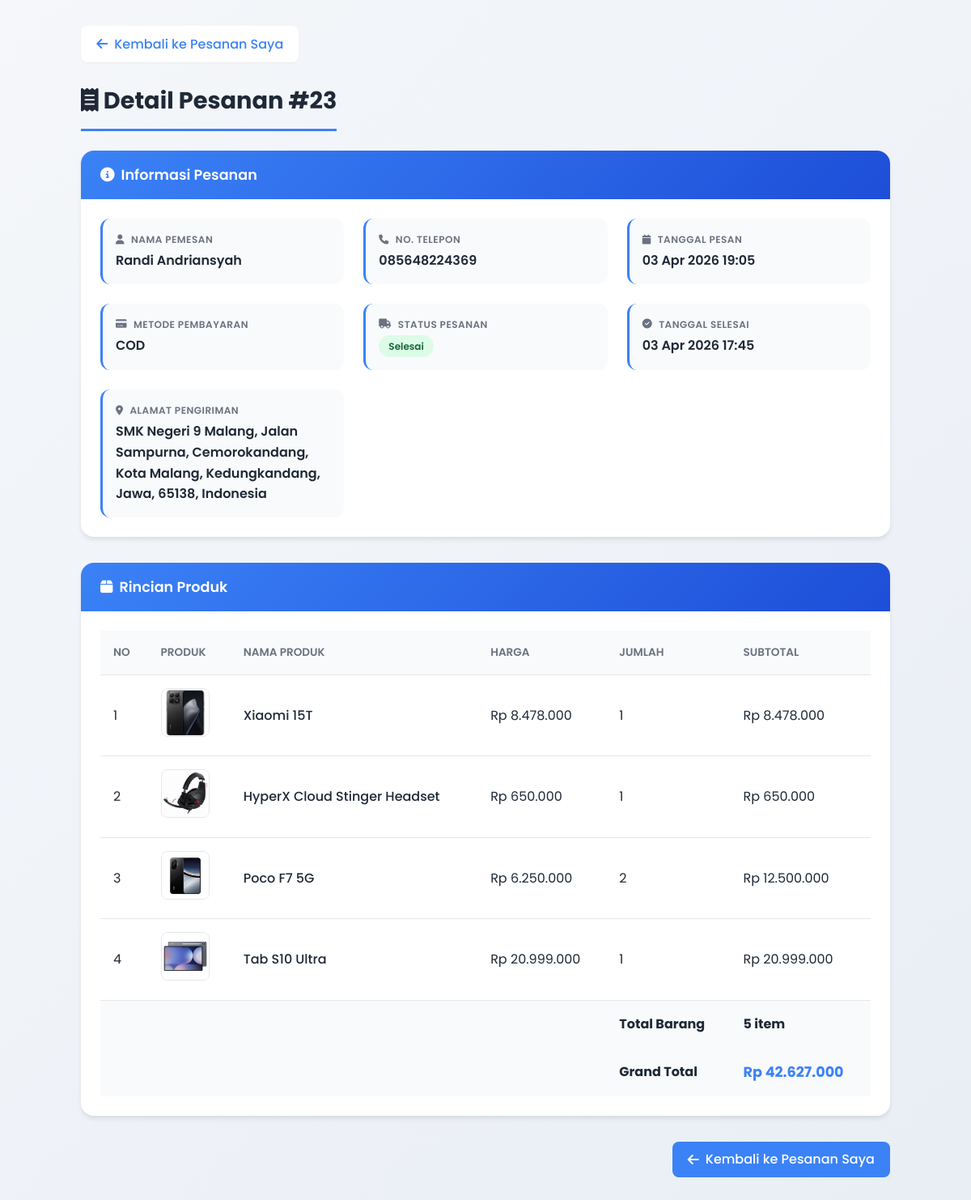
The page /customer/detail_pesanan.php?id=23 (signed in) on the database its author committed.
### tables this page shows
CREATE TABLE `transaksi` (
  `id_transaksi` int(11) NOT NULL,
  `id_user` int(11) DEFAULT NULL,
  `nama_penerima` varchar(100) DEFAULT NULL,
  `tanggal_pesan` datetime DEFAULT current_timestamp(),
  `tanggal_selesai` datetime DEFAULT NULL,
  `total_harga` int(11) DEFAULT NULL,
  `metode_pembayaran` varchar(50) DEFAULT NULL,
  `status` varchar(50) DEFAULT NULL,
  `alamat_pengiriman` text DEFAULT NULL,
  `catatan` text DEFAULT NULL
);

CREATE TABLE `users` (
  `id_user` int(11) NOT NULL,
  `nama` varchar(100) DEFAULT NULL,
  `jenis_kelamin` enum('Laki-laki','Perempuan') DEFAULT NULL,
  `username` varchar(50) DEFAULT NULL,
  `password` varchar(255) DEFAULT NULL,
  `email` varchar(100) DEFAULT NULL,
  `alamat` text DEFAULT NULL,
  `latitude` varchar(50) DEFAULT NULL,
  `longitude` varchar(50) DEFAULT NULL,
  `no_hp` varchar(20) DEFAULT NULL,
  `role` enum('admin','customer') DEFAULT 'customer',
  `tanggal_daftar` date DEFAULT NULL,
  `foto` varchar(255) DEFAULT NULL,
  `remember_token` varchar(255) DEFAULT NULL,
  `token_expiry` datetime DEFAULT NULL
);

CREATE TABLE `detail_transaksi` (
  `id_detail` int(11) NOT NULL,
  `id_transaksi` int(11) DEFAULT NULL,
  `id_produk` int(11) DEFAULT NULL,
  `jumlah` int(11) DEFAULT NULL,
  `subtotal` int(11) DEFAULT NULL
);

CREATE TABLE `produk` (
  `id_produk` int(11) NOT NULL,
  `nama_produk` varchar(100) DEFAULT NULL,
  `kategori` varchar(50) DEFAULT NULL,
  `deskripsi` text DEFAULT NULL,
  `harga` int(11) DEFAULT NULL,
  `stok` int(11) DEFAULT NULL,
  `gambar` varchar(255) DEFAULT NULL,
  `tanggal_masuk` date DEFAULT NULL,
  `status` enum('aktif','nonaktif') DEFAULT 'aktif',
  `kompatibilitas` varchar(255) DEFAULT NULL,
  `prosesor` varchar(255) DEFAULT NULL,
  `ram` varchar(255) DEFAULT NULL,
  `penyimpanan` varchar(255) DEFAULT NULL,
  `layar` varchar(255) DEFAULT NULL,
  `baterai` varchar(255) DEFAULT NULL,
  `berat` varchar(255) DEFAULT NULL
);

### customer/detail_pesanan.php (the view, shortened to what this page needs)
<?php
include '../koneksi.php';
$id_transaksi = $_GET['id'];
$id_user = $_SESSION['id_user'];
$detail = mysqli_query($koneksi, "
    SELECT dt.*, p.nama_produk, p.harga, p.gambar
    FROM detail_transaksi dt
    JOIN produk p ON dt.id_produk = p.id_produk
    WHERE dt.id_transaksi = '$id_transaksi'
");
$info = mysqli_fetch_assoc(mysqli_query($koneksi, "
    SELECT t.catatan, t.status, t.tanggal_pesan, t.metode_pembayaran, t.tanggal_selesai,
           u.nama AS nama_pembeli, u.no_hp, u.alamat
    FROM transaksi t
    JOIN users u ON t.id_user = u.id_user
    WHERE t.id_transaksi = '$id_transaksi' AND t.id_user = '$id_user'
"));
$alamat_pengirim = $info['alamat'];
$status = $info['status'];
$tanggal = $info['tanggal_pesan'];
$nama_pembeli = $info['nama_pembeli'];
$no_telepon = $info['no_hp'];
$metode_pembayaran = $info['metode_pembayaran'] ?? '-';
$tanggal_selesai = $info['tanggal_selesai'] ?? null;
?>
<!DOCTYPE html>
<html lang="id">
<head>
    <link rel="stylesheet" href="https://cdnjs.cloudflare.com/ajax/libs/font-awesome/6.4.0/css/all.min.css">
</head>
<body>
    <div class="container">
        <a href="pesanan_saya.php" class="back-link">
            <i class="fas fa-arrow-left"></i> Kembali ke Pesanan Saya
        </a>
        <div>
        <h1 class="page-title">
            <i class="fas fa-receipt"></i> Detail Pesanan #<?= $id_transaksi ?>
        </h1>
        </div>
        <div class="card">
            <div class="card-header">
                <h3>
                    <i class="fas fa-info-circle"></i> Informasi Pesanan
                </h3>
            </div>
            <div class="card-body">
                <div class="info-grid">
                    <div class="info-item">
                        <div class="info-label">
                            <i class="fas fa-user"></i> Nama Pemesan
                        </div>
                        <div class="info-value"><?= htmlspecialchars($nama_pembeli) ?></div>
                    </div>
                    <div class="info-item">
                        <div class="info-label">
                            <i class="fas fa-phone"></i> No. Telepon
                        </div>
                        <div class="info-value"><?= !empty($no_telepon) ? htmlspecialchars($no_telepon) : '-' ?></div>
                    </div>
                    <div class="info-item">
                        <div class="info-label">
                            <i class="fas fa-calendar"></i> Tanggal Pesan
                        </div>
                        <div class="info-value"><?= date('d M Y H:i', strtotime($tanggal)) ?></div>
                    </div>
                    <div class="info-item">
                        <div class="info-label">
                            <i class="fas fa-credit-card"></i> Metode Pembayaran
                        </div>
                        <div class="info-value"><?= htmlspecialchars($metode_pembayaran) ?></div>
                    </div>
                    <div class="info-item">
                        <div class="info-label">
                            <i class="fas fa-truck"></i> Status Pesanan
                        </div>
                        <div class="info-value">
                            <span class="status-badge status-<?= strtolower(str_replace(' ', '_', $status)) ?>">
                                <?= htmlspecialchars($status) ?>
                            </span>
                        </div>
                    </div>
                    <div class="info-item">
                        <div class="info-label">
                            <i class="fas fa-check-circle"></i> Tanggal Selesai
                        </div>
                        <div class="info-value">
                            <?php if ($status == 'Selesai' && !empty($tanggal_selesai)): ?>
                                <?= date('d M Y H:i', strtotime($tanggal_selesai)) ?>
                            <?php elseif ($status == 'Selesai'): ?>
                                <?= date('d M Y H:i', strtotime($tanggal)) ?>
                            <?php else: ?>
                                <span style="color: var(--gray);">- Belum selesai -</span>
                            <?php endif; ?>
                        </div>
                    </div>
                    <div class="info-item">
                        <div class="info-label">
                            <i class="fas fa-map-marker-alt"></i> Alamat Pengiriman
                        </div>
                        <div class="info-value">
                            <?= !empty($alamat_pengirim) ? nl2br(htmlspecialchars($alamat_pengirim)) : '-' ?>
                        </div>
                    </div>
                </div>
            </div>
        </div>
        <div class="card">
            <div class="card-header">
                <h3>
                    <i class="fas fa-box"></i> Rincian Produk
                </h3>
            </div>
            <div class="card-body">
                <div class="table-container">
                    <table class="product-table">
                        <thead>
                            <tr>
                                <th>No</th>
                                <th>Produk</th>
                                <th>Nama Produk</th>
                                <th>Harga</th>
                                <th>Jumlah</th>
                                <th>Subtotal</th>
                            </tr>
                        </thead>
                        <tbody>
                            <?php
                            $no = 1;
                            $grandtotal = 0;
                            $totalItem = 0;
                            while ($row = mysqli_fetch_assoc($detail)) {
                                $subtotal = $row['harga'] * $row['jumlah'];
                                $grandtotal += $subtotal;
                                $totalItem += $row['jumlah'];
                                ?>
                                <tr>
                                    <td><?= $no++; ?></td>
                                    <td>
                                        <img src="../gambar/<?= htmlspecialchars($row['gambar']); ?>"
                                            alt="<?= htmlspecialchars($row['nama_produk']); ?>" class="product-img">
                                    </td>
                                    <td class="product-name"><?= htmlspecialchars($row['nama_produk']); ?></td>
                                    <td>Rp <?= number_format($row['harga'], 0, ',', '.'); ?></td>
                                    <td><?= number_format($row['jumlah']); ?></td>
                                    <td>Rp <?= number_format($subtotal, 0, ',', '.'); ?></td>
                                </tr>
                            <?php } ?>
                            <tr class="summary-row">
                                <td colspan="4"></td>
                                <td><strong>Total Barang</strong></td>
                                <td><strong><?= number_format($totalItem); ?> item</strong></td>
                            </tr>
                            <tr class="summary-row">
                                <td colspan="4"></td>
                                <td><strong>Grand Total</strong></td>
                                <td class="grandtotal"><strong>Rp
                                        <?= number_format($grandtotal, 0, ',', '.'); ?></strong></td>
                            </tr>
                        </tbody>
                    </table>
                </div>
            </div>
        </div>
        <div style="display: flex; gap: 1rem; justify-content: flex-end; margin-top: 1rem;">
            <a href="pesanan_saya.php" class="btn btn-primary">
                <i class="fas fa-arrow-left"></i> Kembali ke Pesanan Saya
            </a>
        </div>
    </div>
</body>
</html>

### customer/detail_pesanan.php (style rules this page uses)
:root { --primary: #3b82f6; --primary-light: #93c5fd; --primary-dark: #1d4ed8; --secondary: #10b981; --danger: #ef4444; --warning: #f59e0b; --dark: #1f2937; --gray: #6b7280; --gray-light: #e5e7eb; --light: #f9fafb; --white: #ffffff; --shadow-sm: 0 1px 2px 0 rgba(0, 0, 0, 0.05); --shadow: 0 1px 3px 0 rgba(0, 0, 0, 0.1); --shadow-md: 0 4px 6px -1px rgba(0, 0, 0, 0.1); --transition: all 0.3s ease; }
* { margin: 0; padding: 0; box-sizing: border-box; }
body { font-family: 'Poppins', sans-serif; background: linear-gradient(135deg, #f5f7fa 0%, #e9eef5 100%); color: var(--dark); line-height: 1.6; padding: 2rem; }
a { text-decoration: none; color: inherit; }
.container { max-width: 1000px; margin: 0 auto; }
.back-link { display: inline-flex; align-items: center; gap: 0.5rem; background: white; padding: 0.6rem 1.2rem; border-radius: 0.5rem; color: var(--primary); font-weight: 500; transition: var(--transition); margin-bottom: 1.5rem; box-shadow: var(--shadow-sm); }
.page-title { font-size: 1.8rem; font-weight: 700; color: var(--dark); margin-bottom: 1.5rem; padding-bottom: 0.75rem; border-bottom: 3px solid var(--primary); display: inline-block; }
.card { background: white; border-radius: 1rem; box-shadow: var(--shadow-md); overflow: hidden; margin-bottom: 2rem; }
.card-header { background: linear-gradient(135deg, var(--primary), var(--primary-dark)); color: white; padding: 1rem 1.5rem; }
.card-header h3 { font-size: 1.1rem; font-weight: 600; display: flex; align-items: center; gap: 0.5rem; }
.card-body { padding: 1.5rem; }
.info-grid { display: grid; grid-template-columns: repeat(auto-fit, minmax(250px, 1fr)); gap: 1.5rem; }
.info-item { background: var(--light); padding: 1rem; border-radius: 0.75rem; border-left: 3px solid var(--primary); }
.info-label { font-size: 0.75rem; font-weight: 600; text-transform: uppercase; color: var(--gray); letter-spacing: 0.5px; margin-bottom: 0.25rem; display: flex; align-items: center; gap: 0.5rem; }
.info-value { font-weight: 600; color: var(--dark); word-break: break-word; }
.status-badge { display: inline-block; padding: 0.25rem 0.75rem; border-radius: 9999px; font-size: 0.75rem; font-weight: 600; text-transform: capitalize; }
.status-selesai { background-color: #dcfce7; color: #166534; }
.table-container { overflow-x: auto; }
.product-table { width: 100%; border-collapse: collapse; }
.product-table th, .product-table td { padding: 1rem; text-align: left; border-bottom: 1px solid var(--gray-light); }
.product-table th { background: var(--light); font-weight: 600; font-size: 0.85rem; text-transform: uppercase; color: var(--gray); }
.product-img { width: 60px; height: 60px; object-fit: cover; border-radius: 0.5rem; border: 1px solid var(--gray-light); }
.product-name { font-weight: 500; }
.summary-row { background: var(--light); font-weight: 600; }
.summary-row td { border-bottom: none; }
.grandtotal { font-size: 1.1rem; color: var(--primary); }
.btn { display: inline-flex; align-items: center; gap: 0.5rem; padding: 0.6rem 1.2rem; border-radius: 0.5rem; font-weight: 500; transition: var(--transition); cursor: pointer; border: none; }
.btn-primary { background: var(--primary); color: white; }

### rows shown on the page
transaksi: id_user.nama "Randi Andriansyah", id_user.no_hp "085648224369", tanggal_pesan "03 Apr 2026 19:05", metode_pembayaran "COD", status "Selesai", tanggal_selesai "03 Apr 2026 17:45", id_user.alamat "SMK Negeri 9 Malang, Jalan Sampurna, Cemorokandang, Kota Malang, Kedungkandang, Jawa, 65138, Indonesia"
detail_transaksi: id_produk.gambar (picture), id_produk.nama_produk "Xiaomi 15T", id_produk.harga "8.478.000", jumlah "1", subtotal "8.478.000"
detail_transaksi: id_produk.nama_produk (picture), id_produk.nama_produk "HyperX Cloud Stinger Headset", id_produk.harga "650.000", jumlah "1", subtotal "650.000"
detail_transaksi: id_produk.gambar (picture), id_produk.nama_produk "Poco F7 5G", id_produk.harga "6.250.000", jumlah "2", subtotal "12.500.000"
detail_transaksi: id_produk.gambar (picture), id_produk.nama_produk "Tab S10 Ultra", id_produk.harga "20.999.000", jumlah "1", subtotal "20.999.000"

### other values the page prints
$id_transaksi "23"
$totalItem "5"
$grandtotal "42.627.000"
